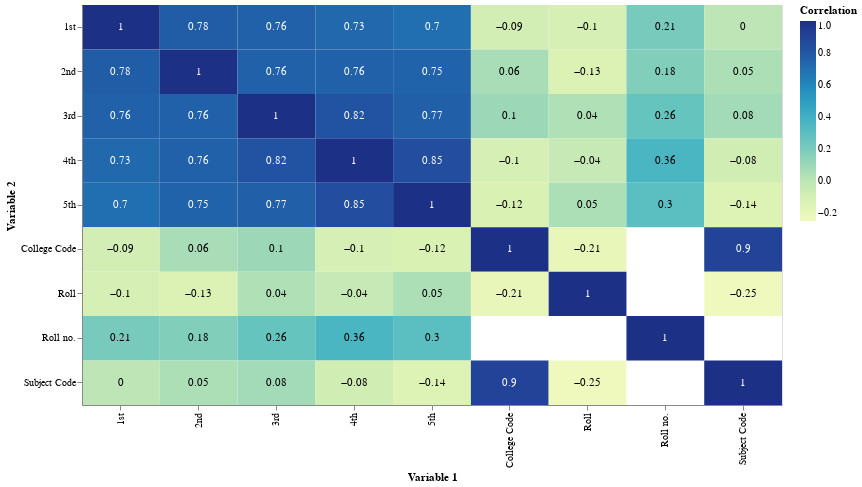

Notebook cell for this chart:
### Code cell
#other type of heatmap
import pandas as pd
import altair as alt

numeric_df = df.select_dtypes(include=['float64', 'int64'])
cor_data = numeric_df.corr().stack().reset_index().rename(columns={0: 'Correlation', 'level_0': 'Variable 1', 'level_1': 'Variable 2'})
cor_data['Correlation'] = cor_data['Correlation'].map('{:.2f}'.format)
cor_data['Correlation'] = pd.to_numeric(cor_data['Correlation'])

base = alt.Chart(cor_data).encode(
    x='Variable 1:O',
    y='Variable 2:O'
)

text = base.mark_text().encode(
    text='Correlation',
    color=alt.condition(
        alt.datum.Correlation > 0.5,  # Corrected to 'Correlation' (uppercase C)
        alt.value('white'),
        alt.value('black')
    )
)

cor_plot = base.mark_rect().encode(
    color='Correlation:Q'
)

(cor_plot + text).properties(
    width=700,
    height=400
)

### Figure 1 — Vega-Lite specification as saved in the notebook (floating-point values rounded to 4 significant figures)
{"config": {"view": {"continuousWidth": 300, "continuousHeight": 300}}, "layer": [{"mark": {"type": "rect"}, "encoding": {"color": {"field": "Correlation", "type": "quantitative"}, "x": {"field": "Variable 1", "type": "ordinal"}, "y": {"field": "Variable 2", "type": "ordinal"}}}, {"mark": {"type": "text"}, "encoding": {"color": {"condition": {"test": "(datum.Correlation > 0.5)", "value": "white"}, "value": "black"}, "text": {"field": "Correlation", "type": "quantitative"}, "x": {"field": "Variable 1", "type": "ordinal"}, "y": {"field": "Variable 2", "type": "ordinal"}}}], "data": {"name": "data-33145773d1e6e929ab720c511e019773"}, "height": 400, "width": 700, "$schema": "https://vega.github.io/schema/vega-lite/v5.8.0.json", "datasets": {"data-33145773d1e6e929ab720c511e019773": [{"Variable 1": "1st", "Variable 2": "1st", "Correlation": 1.0}, {"Variable 1": "1st", "Variable 2": "2nd", "Correlation": 0.78}, {"Variable 1": "1st", "Variable 2": "3rd", "Correlation": 0.76}, {"Variable 1": "1st", "Variable 2": "4th", "Correlation": 0.73}, {"Variable 1": "1st", "Variable 2": "5th", "Correlation": 0.7}, {"Variable 1": "1st", "Variable 2": "College Code", "Correlation": -0.09}, {"Variable 1": "1st", "Variable 2": "Roll", "Correlation": -0.1}, {"Variable 1": "1st", "Variable 2": "Roll no.", "Correlation": 0.21}, {"Variable 1": "1st", "Variable 2": "Subject Code", "Correlation": 0.0}, {"Variable 1": "2nd", "Variable 2": "1st", "Correlation": 0.78}, {"Variable 1": "2nd", "Variable 2": "2nd", "Correlation": 1.0}, {"Variable 1": "2nd", "Variable 2": "3rd", "Correlation": 0.76}, {"Variable 1": "2nd", "Variable 2": "4th", "Correlation": 0.76}, {"Variable 1": "2nd", "Variable 2": "5th", "Correlation": 0.75}, {"Variable 1": "2nd", "Variable 2": "College Code", "Correlation": 0.06}, {"Variable 1": "2nd", "Variable 2": "Roll", "Correlation": -0.13}, {"Variable 1": "2nd", "Variable 2": "Roll no.", "Correlation": 0.18}, {"Variable 1": "2nd", "Variable 2": "Subject Code", "Correlation": 0.05}, {"Variable 1": "3rd", "Variable 2": "1st", "Correlation": 0.76}, {"Variable 1": "3rd", "Variable 2": "2nd", "Correlation": 0.76}, {"Variable 1": "3rd", "Variable 2": "3rd", "Correlation": 1.0}, {"Variable 1": "3rd", "Variable 2": "4th", "Correlation": 0.82}, {"Variable 1": "3rd", "Variable 2": "5th", "Correlation": 0.77}, {"Variable 1": "3rd", "Variable 2": "College Code", "Correlation": 0.1}, {"Variable 1": "3rd", "Variable 2": "Roll", "Correlation": 0.04}, {"Variable 1": "3rd", "Variable 2": "Roll no.", "Correlation": 0.26}, {"Variable 1": "3rd", "Variable 2": "Subject Code", "Correlation": 0.08}, {"Variable 1": "4th", "Variable 2": "1st", "Correlation": 0.73}, {"Variable 1": "4th", "Variable 2": "2nd", "Correlation": 0.76}, {"Variable 1": "4th", "Variable 2": "3rd", "Correlation": 0.82}, {"Variable 1": "4th", "Variable 2": "4th", "Correlation": 1.0}, {"Variable 1": "4th", "Variable 2": "5th", "Correlation": 0.85}, {"Variable 1": "4th", "Variable 2": "College Code", "Correlation": -0.1}, {"Variable 1": "4th", "Variable 2": "Roll", "Correlation": -0.04}, {"Variable 1": "4th", "Variable 2": "Roll no.", "Correlation": 0.36}, {"Variable 1": "4th", "Variable 2": "Subject Code", "Correlation": -0.08}, {"Variable 1": "5th", "Variable 2": "1st", "Correlation": 0.7}, {"Variable 1": "5th", "Variable 2": "2nd", "Correlation": 0.75}, {"Variable 1": "5th", "Variable 2": "3rd", "Correlation": 0.77}, {"Variable 1": "5th", "Variable 2": "4th", "Correlation": 0.85}, {"Variable 1": "5th", "Variable 2": "5th", "Correlation": 1.0}, {"Variable 1": "5th", "Variable 2": "College Code", "Correlation": -0.12}, {"Variable 1": "5th", "Variable 2": "Roll", "Correlation": 0.05}, {"Variable 1": "5th", "Variable 2": "Roll no.", "Correlation": 0.3}, {"Variable 1": "5th", "Variable 2": "Subject Code", "Correlation": -0.14}, {"Variable 1": "College Code", "Variable 2": "1st", "Correlation": -0.09}, {"Variable 1": "College Code", "Variable 2": "2nd", "Correlation": 0.06}, {"Variable 1": "College Code", "Variable 2": "3rd", "Correlation": 0.1}, {"Variable 1": "College Code", "Variable 2": "4th", "Correlation": -0.1}, {"Variable 1": "College Code", "Variable 2": "5th", "Correlation": -0.12}, {"Variable 1": "College Code", "Variable 2": "College Code", "Correlation": 1.0}, {"Variable 1": "College Code", "Variable 2": "Roll", "Correlation": -0.21}, {"Variable 1": "College Code", "Variable 2": "Subject Code", "Correlation": 0.9}, {"Variable 1": "Roll", "Variable 2": "1st", "Correlation": -0.1}, {"Variable 1": "Roll", "Variable 2": "2nd", "Correlation": -0.13}, {"Variable 1": "Roll", "Variable 2": "3rd", "Correlation": 0.04}, {"Variable 1": "Roll", "Variable 2": "4th", "Correlation": -0.04}, {"Variable 1": "Roll", "Variable 2": "5th", "Correlation": 0.05}, {"Variable 1": "Roll", "Variable 2": "College Code", "Correlation": -0.21}, {"Variable 1": "Roll", "Variable 2": "Roll", "Correlation": 1.0}, {"Variable 1": "Roll", "Variable 2": "Subject Code", "Correlation": -0.25}, {"Variable 1": "Roll no.", "Variable 2": "1st", "Correlation": 0.21}, {"Variable 1": "Roll no.", "Variable 2": "2nd", "Correlation": 0.18}, {"Variable 1": "Roll no.", "Variable 2": "3rd", "Correlation": 0.26}, {"Variable 1": "Roll no.", "Variable 2": "4th", "Correlation": 0.36}, {"Variable 1": "Roll no.", "Variable 2": "5th", "Correlation": 0.3}, {"Variable 1": "Roll no.", "Variable 2": "Roll no.", "Correlation": 1.0}, {"Variable 1": "Subject Code", "Variable 2": "1st", "Correlation": 0.0}, {"Variable 1": "Subject Code", "Variable 2": "2nd", "Correlation": 0.05}, {"Variable 1": "Subject Code", "Variable 2": "3rd", "Correlation": 0.08}, {"Variable 1": "Subject Code", "Variable 2": "4th", "Correlation": -0.08}, {"Variable 1": "Subject Code", "Variable 2": "5th", "Correlation": -0.14}, {"Variable 1": "Subject Code", "Variable 2": "College Code", "Correlation": 0.9}, {"Variable 1": "Subject Code", "Variable 2": "Roll", "Correlation": -0.25}, {"Variable 1": "Subject Code", "Variable 2": "Subject Code", "Correlation": 1.0}]}}
